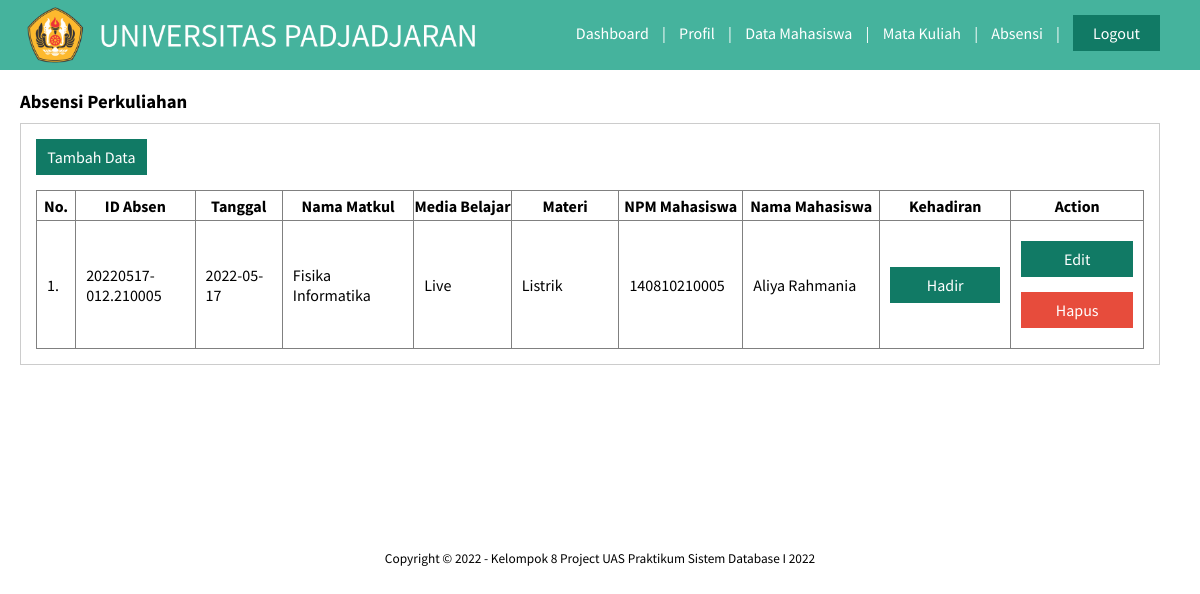
The page /data_absensi.php (signed in) on the database its author committed.
### tables this page shows
CREATE TABLE `absensi` (
  `id_absensi` varchar(25) NOT NULL,
  `nip_dosen` varchar(25) NOT NULL,
  `npm_mhs` varchar(15) NOT NULL,
  `kode_matkul` varchar(20) NOT NULL,
  `media_bljr` varchar(255) NOT NULL,
  `materi_bljr` varchar(255) NOT NULL,
  `status_absensi` varchar(12) NOT NULL,
  `tgl_absensi` date NOT NULL,
  `jam_mulai` datetime NOT NULL,
  `jam_selesai` datetime NOT NULL
);

CREATE TABLE `perkuliahan` (
  `kode_matkul` varchar(20) NOT NULL,
  `nip_dosen` varchar(25) NOT NULL,
  `npm_mhs` varchar(15) NOT NULL,
  `kode_ruangan` varchar(15) NOT NULL,
  `nama_matkul` varchar(50) NOT NULL,
  `jml_sks` int(1) NOT NULL,
  `semester` varchar(8) NOT NULL,
  `thn_akademik` year(4) NOT NULL,
  `jadwal_kuliah` varchar(30) NOT NULL
);

CREATE TABLE `mahasiswa` (
  `npm_mhs` varchar(15) NOT NULL,
  `kode_fakultas` int(6) NOT NULL,
  `kode_prodi` int(6) NOT NULL,
  `nip_dosen` varchar(25) NOT NULL,
  `nama_mhs` varchar(50) NOT NULL,
  `kelas_mhs` varchar(1) NOT NULL,
  `jk_mhs` char(2) NOT NULL,
  `thn_angkatan` int(4) NOT NULL,
  `email_mhs` varchar(50) NOT NULL,
  `telp_mhs` varchar(15) NOT NULL,
  `alamat_mhs` varchar(50) NOT NULL,
  `password` varchar(50) NOT NULL
);

### data_absensi.php (the view, shortened to what this page needs)
<?php
include 'index.php';
?>
<!DOCTYPE html>
<html lang="en">
<head>
    <link rel="stylesheet" type="text/css" href="css/style_data.css">
</head>
<body>
    <header>
        <div class="container">
            <h1><a href="dashboard.php"><img src="img/logo_unpad.png" alt="Logo Unpad" class="img-fluid""></a></h1>
            <ul>
                <li><a href=" dashboard.php">Dashboard</a></li>
                <li><a>|</a></li>
                <li><a href="profil.php">Profil</a></li>
                <li><a>|</a></li>
                <li><a href="data_mhs.php">Data Mahasiswa</a></li>
                <li><a>|</a></li>
                <li><a href="data_matkul.php">Mata Kuliah</a></li>
                <li><a>|</a></li>
                <li><a href="data_absensi.php">Absensi</a></li>
                <li><a>|</a></li>
                <li><a href="logout.php">
                        <div class="btn">Logout</div>
                    </a></li>
                </ul>
        </div>
    </header>
    <div class="section">
        <div class="container2">
            <h3>Absensi Perkuliahan</h3>
            <div class="box">
                <p>
                <div class="btn3"><a href="update_absensi.php">Tambah Data</a></div>
                </p>
                <table border="1" cellspacing="0" class="table">
                    <thead>
                        <tr>
                            <th width="40px">No.</th>
                            <th width="125px">ID Absen</th>
                            <th width="95px">Tanggal</th>
                            <th width="140px">Nama Matkul</th>
                            <th width="110px">Media Belajar</th>
                            <th width="120px">Materi</th>
                            <th width="125px">NPM Mahasiswa</th>
                            <th width="150px">Nama Mahasiswa</th>
                            <th width="130px">Kehadiran</th>
                            <th width="120px">Action</th>
                        </tr>
                    </thead>
                    <tbody>
                        <?php
                        $no = 1;
                        $absensi = mysqli_query($koneksi, "SELECT * from absensi join perkuliahan join mahasiswa where absensi.kode_matkul = perkuliahan.kode_matkul and absensi.npm_mhs=mahasiswa.npm_mhs order by id_absensi desc");
                        $hadir = mysqli_query($koneksi, "SELECT * from absensi where status_absensi='Hadir'");
                        $dtg = mysqli_fetch_array($hadir);
                        if (mysqli_num_rows($absensi) > 0) {
                            while ($row = mysqli_fetch_array($absensi)) {
                        ?>
                                <tr>
                                    <td><?php echo $no++ ?>.</td>
                                    <td><?php echo $row['id_absensi'] ?></td>
                                    <td><?php echo $row['tgl_absensi'] ?></td>
                                    <td><?php echo $row['nama_matkul'] ?></td>
                                    <td><?php echo $row['media_bljr'] ?></td>
                                    <td><?php echo $row['materi_bljr'] ?></td>
                                    <td><?php echo $row['npm_mhs'] ?></td>
                                    <td><?php echo $row['nama_mhs'] ?></td>
                                    <td width="120px">
                                        <?php
                                        if (mysqli_num_rows($hadir) == 0 || $row['status_absensi'] != $dtg['status_absensi']) {
                                        ?>
                                            <a href="edit_absensi.php?id=<?php echo $row['id_absensi'] ?>">
                                                <div class="btn2"><?php echo $row['status_absensi'] ?></div>
                                            </a>
                                        <?php } else {
                                        ?>
                                            <a href="edit_absensi.php?id=<?php echo $row['id_absensi'] ?>">
                                                <div class="btn"><?php echo $row['status_absensi'] ?></div>
                                            </a>
                                        <?php
                                        }
                                        ?>
                                    </td>
                                    <td width="120px"><a href="edit_absensi.php?id=<?php echo $row['id_absensi'] ?>">
                                            <div class="btn">Edit</div><a href="delete_absensi.php?del_id=<?php echo $row['id_absensi'] ?>" onclick="return confirm('Data yang telah dihapus tidak dapat dikembalikan. Yakin ingin menghapus?')">
                                                <div class="btn2">Hapus</div>
                                            </a>
                                        </a></td>
                                </tr>
                            <?php
                            }
                        } else { ?>
                            <tr>
                                <td colspan="10">Tidak ada data</td>
                            </tr>
                        <?php
                        }
                        ?>
                    </tbody>
                </table>
            </div>
        </div>
    </div>
    <footer>
        <small>Copyright &copy; 2022 - Kelompok 8 Project UAS Praktikum Sistem Database I 2022</small>
    </footer>
</body>
</html>

### css/style_data.css (style rules this page uses)
* { padding: 0; margin: 0; font-family: 'Source Sans Pro', sans-serif; color: inherit; justify-content: center; text-decoration: none; }
body { background-color: #FFFFFF; }
header h1 { float: left; padding: 5px; }
header { background-color: #45B39D; color: #FFFFFF; }
header ul { float: right; }
header ul li { display: inline-block; }
header ul li a { display: inline-block; padding: 0 0 0 10px; }
footer { padding: 150px 0 5px 0; text-align: center; }
.container img { width: 450px; height: 60px; margin: 0 0 0 0; float: left; }
.container { width: 95%; margin:0 10px 0 20px; }
.container:after { content: ''; display: block; clear: both; }
.container2 { width: 95%; float: left; margin: 0 10px 0 20px; }
.box { background-color: #FFFFFF; border: 1px solid #CCCCCC; padding: 15px; box-sizing: border-box; margin: 10px 0 25px 0; }
.section { padding: 20px 0; margin-bottom: 286.5px; }
.btn { padding: 8px 20px; background-color: #117A65; color:#FFFFFF; margin: 15px 0px; border:none; cursor:pointer; text-align: center; }
.btn2 { padding: 8px 20px; background-color: #E74C3C; color:#FFFFFF; margin: 15px 0px; border:none; cursor:pointer; text-align: center; }
.btn3 { padding: 8px; background-color: #117A65; color:#FFFFFF; margin: 0; border:none; cursor:pointer; text-align: center; margin-bottom: 15px; margin-right: 90%; }
.table { width: 100%; border-collapse: collapse; }
.table tr { height: 30px; }
.table tr td { padding: 5px 10px; }

### rows shown on the page
absensi: id_absensi "20220517-012.210005", tgl_absensi "2022-05-17", kode_matkul.nama_matkul "Fisika Informatika", media_bljr "Live", materi_bljr "Listrik", npm_mhs.npm_mhs "140810210005", npm_mhs.nama_mhs "Aliya Rahmania", status_absensi "Hadir"
